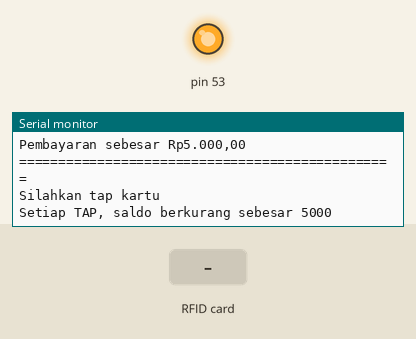
The sketch below on a simulated Arduino Mega 2560, built with avr-gcc and run on an emulated ATmega2560. Shown: output pins drawn as LEDs (lit = HIGH), the last lines printed to the serial monitor. Inputs (shaded band) come from the test bench.

Above: at 1.2 s.
1.3 s: RFID card 5E 7A 19 C4 held to the reader
At 2.2 s:
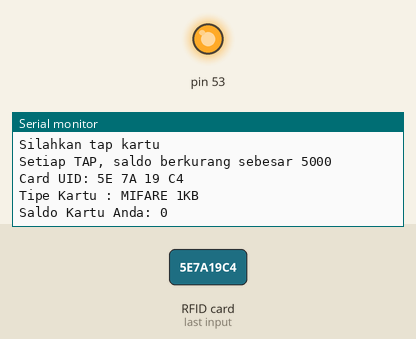
At 3.8 s:
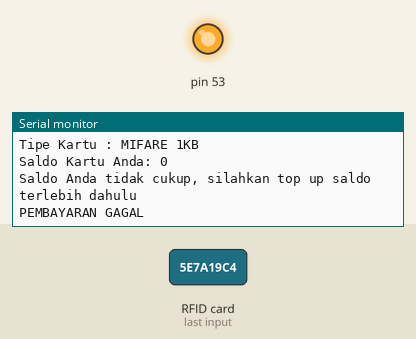

The sketch:

MiniProject_6_RFID_PotongSaldo.ino
```cpp
/**
 * ----------------------------------------------------------------------------
 * This is a MFRC522 library example; see https://github.com/miguelbalboa/rfid
 * for further details and other examples.
 *
 */
// Potong Saldo
// Nama: Albertus Adrian S
// NIM: 71190494
// MiniProject 6 RFID

#include <SPI.h>
#include <MFRC522.h>

#define RST_PIN         22          // RST
#define SS_PIN          21          // SDA

MFRC522 mfrc522(SS_PIN, RST_PIN);   // Create MFRC522 instance.

MFRC522::MIFARE_Key key;

bool valid = true;
long tagihan = 5000;
int digitTagihan = tagihan/1000;

long saldo; //Nominal ribuan (untuk tampil di serial monitor)
int digit; //Nominal untuk disimpan di RFID (0-255)

long saldoLama; //Nominal ribuan (untuk tampil di serial monitor)
int digitLama; //Nominal untuk disimpan di RFID (0-255)

/**
 * Initialize.
 */
void setup() {
  Serial.begin(115200); // Initialize serial communications with the PC
  SPI.begin();        // Init SPI bus
  mfrc522.PCD_Init(); // Init MFRC522 card

  // Mempersiapkan key sebanyak 6 byte
  for (byte i = 0; i < 6; i++) {
      key.keyByte[i] = 0xFF;
  }
  Serial.println();
  Serial.println("e-TOLL: Potong Saldo");
  Serial.println();
  Serial.println("========== Selamat Datang di Gerbang Tol ==========");
  Serial.println("Gerbang TOL akan terbuka setelah Anda melakukan");
  Serial.println("Pembayaran sebesar Rp5.000,00");
  Serial.println();
}

/**
 * Main loop.
 */
void loop() {
  if(valid){
    valid = false;
    Serial.println();
    Serial.println("================================================");
    Serial.println("Silahkan tap kartu");
    Serial.print("Setiap TAP, saldo berkurang sebesar ");
    Serial.println(tagihan);
  }
  if ( ! mfrc522.PICC_IsNewCardPresent()){
    return;
  }

  if ( ! mfrc522.PICC_ReadCardSerial()){
    return;
  }

  // Mengetahui UID dari Kartu
  Serial.println();
  Serial.print("Card UID:");
  dump_byte_array(mfrc522.uid.uidByte, mfrc522.uid.size);

  Serial.println();
  Serial.print("Tipe Kartu : ");
  MFRC522::PICC_Type piccType = mfrc522.PICC_GetType(mfrc522.uid.sak);
  Serial.println(mfrc522.PICC_GetTypeName(piccType));

  // Mengecek kesesuaian kartu
  if (    piccType != MFRC522::PICC_TYPE_MIFARE_MINI
    &&  piccType != MFRC522::PICC_TYPE_MIFARE_1K
    &&  piccType != MFRC522::PICC_TYPE_MIFARE_4K) {
    Serial.println(F("Anda dimohon untuk menggunakan MIFARE Classic cards!"));
    delay(2000);
    resetReader();
    return;
  }

  // that is: sector #1, covering block #4 up to and including block #7
  byte sector         = 1;
  byte blockAddr      = 4;

  MFRC522::StatusCode status;
  byte buffer[18];
  byte size = sizeof(buffer);

  // Show the whole sector as it currently is
  //Serial.println("Current data in sector:");
  mfrc522.PICC_DumpMifareClassicSectorToSerial(&(mfrc522.uid), &key, sector);
  Serial.println();

  // Start of read: Baca Saldo yang ada pada RFID Card
  status = (MFRC522::StatusCode) mfrc522.MIFARE_Read(blockAddr, buffer, &size);
  if (status != MFRC522::STATUS_OK) {
      Serial.println("Gagal membaca kartu RFID");
      //Serial.println(mfrc522.GetStatusCodeName(status));
      resetReader();
      return;
  }

  digitLama = buffer[0];
  saldoLama = digitLama*1000;
  Serial.print("Saldo Kartu Anda: ");
  Serial.println(saldoLama);
  delay(2000);
  Serial.println();
  // End of Read: Baca Saldo yang ada pada RFID Card

  // Start of Write: Mengurangi saldo yang ada pada Kartu RFID
  // Kurangi Saldo sebesar tagihan merchant
  if (digitLama < digitTagihan){
    Serial.println("Saldo Anda tidak cukup, silahkan top up saldo terlebih dahulu");
    Serial.println("PEMBAYARAN GAGAL");
    delay(2000); // Mencegah double tap
    Serial.println();
    resetReader();
    return;
  }

  digitLama -= digitTagihan;
  byte dataBlock[]    = {
      //0,      1, 2, 3, 4, 5, 6, 7, 8, 9,10,11,12,13,14,15
      digitLama, 0, 0, 0, 0, 0, 0, 0, 0, 0, 0, 0, 0, 0, 0, 0
  };
  status = (MFRC522::StatusCode) mfrc522.MIFARE_Write(blockAddr, dataBlock, 16);
  if (status != MFRC522::STATUS_OK) {
      Serial.println("Gagal Write Saldo pada Kartu RFID");
      //Serial.println(mfrc522.GetStatusCodeName(status));
  }
  Serial.println();

  status = (MFRC522::StatusCode) mfrc522.MIFARE_Read(blockAddr, buffer, &size);
  if (status != MFRC522::STATUS_OK) {
      Serial.println("Gagal membaca Kartu RFID");
      //Serial.println(mfrc522.GetStatusCodeName(status));
  }

  Serial.println();
  Serial.println("Mengurangi Saldo...");
  Serial.println();
  if (buffer[0] == dataBlock[0]){
    digit = buffer[0];
    saldo = digit*1000;
    //Serial.print("data digit ke 0 : ");
    //Serial.println(buffer[0]);
    Serial.println("------------ PEMBAYARAN SUKSES --------------");
    Serial.print("======================>>>>>> Saldo kartu sekarang : ");
    Serial.println(saldo);
    delay(2000);
    Serial.println();
    Serial.println();
  }else{
    Serial.println("------------ PEMBAYARAN GAGAL --------------");
  }
  // End of Write: Mengurangi saldo yang ada pada Kartu RFID

  Serial.println();

  // Dump the sector data
  //Serial.println("Current data in sector:");
  //mfrc522.PICC_DumpMifareClassicSectorToSerial(&(mfrc522.uid), &key, sector);
  Serial.println();

  resetReader();
}

/**
 * Helper routine to dump a byte array as hex values to Serial.
 */
void dump_byte_array(byte *buffer, byte bufferSize) {
  for (byte i = 0; i < bufferSize; i++) {
    Serial.print(buffer[i] < 0x10 ? " 0" : " ");
    Serial.print(buffer[i], HEX);
  }
}

void resetReader(){
  // Halt PICC
  mfrc522.PICC_HaltA();
  // Stop encryption on PCD
  mfrc522.PCD_StopCrypto1();

  valid = true;
}
```

Measured:
- after the input at 1.3 s, the serial monitor: prints a new line at once (image 1)
